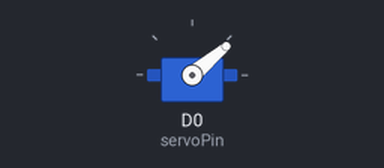
A sketch run on a simulated ESP8266 (NodeMCU). Parts: servo.

Above: at 2.05 s.
At 8.0 s:
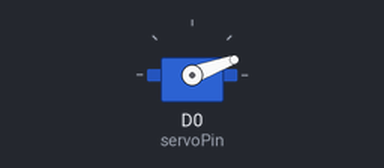
Timing chart, 0 to 9.8 s (numbered marks = the images above):
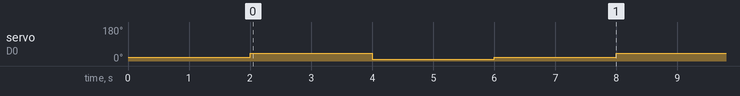

Measured:
- by itself, servo on D0 (servoPin): repeats every 6.0 s: 10° 2.0 s, 20° 2.0 s, 40° 2.0 s

The sketch:

servo.ino
```cpp
#include <Servo.h>

Servo benimServom;       // Servo nesnesini oluşturuyoruz
const int servoPin = D0; // Servonun sinyal kablosunun bağlı olduğu pin

void setup() {
  benimServom.attach(servoPin);

  // İlk merkezi 20 derece olarak ayarlıyoruz
  benimServom.write(20);
  delay(2000); // 2 saniye bekle
}

void loop() {
  // Merkezden (20°) 40 derece yukarı çık (20 + 40 = 60 derece)
  benimServom.write(40);
  delay(2000); // 2 saniye bekle

  // Merkezden (20°) 40 derece aşağı inmek -20 derece yapar.
  // Servo 0'ın altına inemeyeceği için güvenli alt sınır olan 0'a gidiyoruz.
  benimServom.write(10);
  delay(2000); // 2 saniye bekle

  // Tekrar merkeze (20 dereceye) dön
  benimServom.write(20);
  delay(2000); // 2 saniye bekle
}
```
